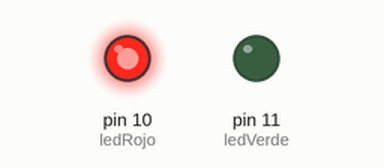
Bench run of a sketch on a simulated Arduino Uno, built with avr-gcc and run on an emulated ATmega328P. On the bench: output pins drawn as LEDs (lit = HIGH).

Above: at 0.1 s.
At 38.1 s:
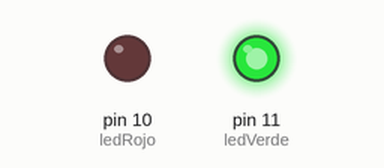
Timing chart, 0 to 39.6 s (numbered marks = the images above):
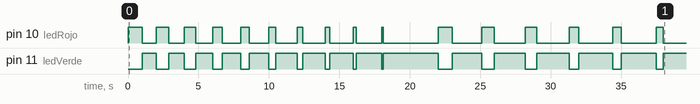

The sketch:

semaforo.ino
```cpp
/* Ejemplo curso Arduino
//
//  by Javacasm
*/

int ledRojo=10,ledVerde=11;
void setup() {
pinMode(ledRojo,OUTPUT); pinMode(ledVerde,OUTPUT);
}
int tRojo=1000,tVerde=1000;
void loop() {
digitalWrite(ledVerde,LOW);digitalWrite(ledRojo,HIGH);
delay(tRojo);
digitalWrite(ledRojo,LOW);digitalWrite(ledVerde,HIGH);
delay(tVerde);
tRojo=tRojo-100;tVerde=tVerde+100;
if(tRojo<0)
{ tRojo=1000; }
if(tVerde>20000)
{tVerde=1000;}
}
```

Measured:
- by itself, pin 10 (ledRojo): LOW → HIGH at 0.00 s, → LOW 1.0 s later, → HIGH 1.0 s later, → LOW 0.90 s later, … (32 changes in this stretch)
- by itself, pin 11 (ledVerde): LOW → HIGH at 1.0 s, → LOW 1.0 s later, → HIGH 0.90 s later, → LOW 1.1 s later, … (31 changes in this stretch)
